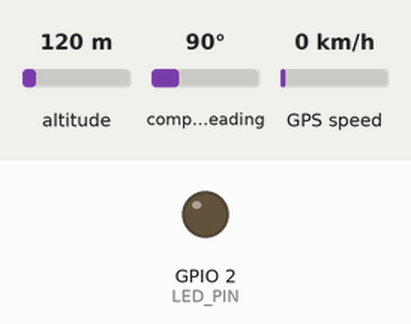
Simulated run of this sketch. Board: ESP32. On the bench: output pins drawn as LEDs (lit = HIGH). The test bench sets the inputs (shaded band); at power-on: altitude 120 m, compass heading 90°, GPS speed 0 km/h. WiFi joins after 1.5 s; servers stay silent unless stated; uploads are accepted with an empty reply; the GPS gets a fix after 3 s at 37.7749, -122.4194 with 8 satellites; what the sketch prints to the serial monitor is not drawn.

Above: at 4.07 s.
At 41.0 s:
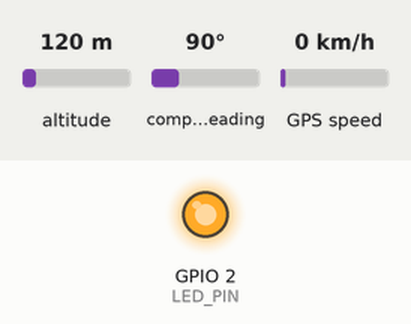
Timing chart, 0 to 41.9 s (numbered marks = the images above):
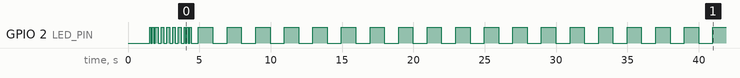

The sketch:

esp32code.ino
```cpp
// ============================================================
//  INFANT GEOFENCING ALERT SYSTEM — ESP32 + NEO-6M GPS
//  Sends GPS coordinates to PHP backend every 1 second
// ============================================================

#include <TinyGPSPlus.h>
#include <HardwareSerial.h>
#include <WiFi.h>
#include <HTTPClient.h>
#include <ArduinoJson.h>

// ── WiFi Credentials ─────────────────────────────────────────
const char* WIFI_SSID     = "wifissid";
const char* WIFI_PASSWORD = "password";

// ── Backend Server ───────────────────────────────────────────
const char* SERVER_URL    = "http://server_ip/infant_geofence/api/send_location.php";
const char* GEOFENCE_URL  = "http://server_ip/infant_geofence/api/check_geofence.php";

// ── Device Identity ──────────────────────────────────────────
const char* DEVICE_ID     = "ESP32_001";

// ── GPS UART Pins ────────────────────────────────────────────
#define GPS_RX_PIN   16
#define GPS_TX_PIN   17
#define GPS_BAUD     115200   // check your baud rate

// ── Timing ───────────────────────────────────────────────────
#define SEND_INTERVAL_MS   1000   // send every 1 second
#define GPS_FIX_TIMEOUT_MS 60000  // wait up to 60s for fix

// ── Optional SOS Button ──────────────────────────────────────
#define SOS_PIN      0   // BOOT button on most ESP32 boards
#define LED_PIN      2   // onboard LED

// ────────────────────────────────────────────────────────────
HardwareSerial GPSSerial(2);
TinyGPSPlus    gps;

unsigned long lastSendTime    = 0;
unsigned long gpsFixAcquired  = 0;
bool          hasFix          = false;

// ════════════════════════════════════════════════════════════
void setup() {
  Serial.begin(115200);
  pinMode(LED_PIN, OUTPUT);
  pinMode(SOS_PIN, INPUT_PULLUP);

  Serial.println("\n=== Infant GeoFence Tracker Booting ===");

  // Start GPS
  GPSSerial.begin(GPS_BAUD, SERIAL_8N1, GPS_RX_PIN, GPS_TX_PIN);
  Serial.println("[GPS] Serial started at " + String(GPS_BAUD) + " baud");

  // Connect WiFi
  connectWiFi();
}

// ════════════════════════════════════════════════════════════
void loop() {
  // Feed GPS parser
  while (GPSSerial.available() > 0)
    gps.encode(GPSSerial.read());

  // Track fix acquisition
  if (!hasFix && gps.location.isValid()) {
    hasFix = true;
    gpsFixAcquired = millis();
    Serial.println("[GPS] Fix acquired!");
    blinkLED(3);
  }

  // SOS button (active LOW)
  if (digitalRead(SOS_PIN) == LOW) {
    Serial.println("[SOS] Button pressed!");
    sendSOS();
    delay(3000); // debounce
  }

  // Send location at interval
  if (hasFix && millis() - lastSendTime >= SEND_INTERVAL_MS) {
    lastSendTime = millis();
    sendLocation();
    checkGeofence();
  }

  // Warn if no GPS data coming in at all
  if (millis() > 15000 && gps.charsProcessed() < 10) {
    Serial.println("[ERROR] No GPS characters received — check wiring!");
    delay(5000);
  }

  // Status blink: fast = no fix, slow = ok
  static unsigned long lastBlink = 0;
  int blinkRate = hasFix ? 1000 : 200;
  if (millis() - lastBlink > blinkRate) {
    lastBlink = millis();
    digitalWrite(LED_PIN, !digitalRead(LED_PIN));
  }
}

// ════════════════════════════════════════════════════════════
void connectWiFi() {
  Serial.print("[WiFi] Connecting to " + String(WIFI_SSID));
  WiFi.begin(WIFI_SSID, WIFI_PASSWORD);

  int attempts = 0;
  while (WiFi.status() != WL_CONNECTED && attempts < 30) {
    delay(500);
    Serial.print(".");
    attempts++;
  }

  if (WiFi.status() == WL_CONNECTED) {
    Serial.println("\n[WiFi] Connected! IP: " + WiFi.localIP().toString());
    blinkLED(2);
  } else {
    Serial.println("\n[WiFi] Failed to connect. Will retry...");
  }
}

// ════════════════════════════════════════════════════════════
void sendLocation() {
  if (WiFi.status() != WL_CONNECTED) {
    Serial.println("[WiFi] Disconnected, reconnecting...");
    connectWiFi();
    return;
  }

  // Build timestamp string
  char timestamp[25];
  snprintf(timestamp, sizeof(timestamp),
    "%04d-%02d-%02dT%02d:%02d:%02dZ",
    gps.date.year(), gps.date.month(), gps.date.day(),
    gps.time.hour(), gps.time.minute(), gps.time.second());

  // Build JSON payload
  StaticJsonDocument<256> doc;
  doc["device_id"]  = DEVICE_ID;
  doc["latitude"]   = String(gps.location.lat(), 8);
  doc["longitude"]  = String(gps.location.lng(), 8);
  doc["timestamp"]  = timestamp;
  doc["speed_kmph"] = gps.speed.isValid() ? gps.speed.kmph() : 0;
  doc["satellites"] = gps.satellites.isValid() ? gps.satellites.value() : 0;
  doc["hdop"]       = gps.hdop.isValid() ? gps.hdop.hdop() : 99.9;

  String payload;
  serializeJson(doc, payload);

  Serial.println("[HTTP] Sending: " + payload);

  HTTPClient http;
  http.begin(SERVER_URL);
  http.addHeader("Content-Type", "application/json");

  int code = http.POST(payload);
  if (code > 0) {
    String response = http.getString();
    Serial.println("[HTTP] Response (" + String(code) + "): " + response);
  } else {
    Serial.println("[HTTP] Error: " + http.errorToString(code));
  }
  http.end();
}

// ════════════════════════════════════════════════════════════
void checkGeofence() {
  if (WiFi.status() != WL_CONNECTED) return;

  StaticJsonDocument<128> doc;
  doc["device_id"] = DEVICE_ID;
  doc["latitude"]  = String(gps.location.lat(), 8);
  doc["longitude"] = String(gps.location.lng(), 8);

  String payload;
  serializeJson(doc, payload);

  HTTPClient http;
  http.begin(GEOFENCE_URL);
  http.addHeader("Content-Type", "application/json");

  int code = http.POST(payload);
  if (code == 200) {
    String response = http.getString();
    StaticJsonDocument<128> res;
    deserializeJson(res, response);

    const char* status = res["status"];
    if (strcmp(status, "outside") == 0) {
      Serial.println("[ALERT] Child is OUTSIDE the geofence!");
      blinkLED(10); // rapid blink = alert
    } else {
      Serial.println("[GEO] Child is inside safe zone.");
    }
  }
  http.end();
}

// ════════════════════════════════════════════════════════════
void sendSOS() {
  if (WiFi.status() != WL_CONNECTED) return;

  String sosUrl = String(SERVER_URL);
  sosUrl.replace("send_location", "send_sos");

  StaticJsonDocument<128> doc;
  doc["device_id"] = DEVICE_ID;
  doc["latitude"]  = gps.location.isValid() ? String(gps.location.lat(), 8) : "0";
  doc["longitude"] = gps.location.isValid() ? String(gps.location.lng(), 8) : "0";
  doc["sos"]       = true;

  String payload;
  serializeJson(doc, payload);

  HTTPClient http;
  http.begin(sosUrl);
  http.addHeader("Content-Type", "application/json");
  http.POST(payload);
  http.end();

  Serial.println("[SOS] SOS alert sent!");
  blinkLED(10);
}

// ════════════════════════════════════════════════════════════
void blinkLED(int times) {
  for (int i = 0; i < times; i++) {
    digitalWrite(LED_PIN, HIGH); delay(100);
    digitalWrite(LED_PIN, LOW);  delay(100);
  }
}
```

Measured:
- by itself, GPIO 2 (LED_PIN): HIGH → LOW at 1.6 s, → HIGH 0.10 s later, → LOW 0.10 s later, → HIGH 0.11 s later, … (56 changes in this stretch)
